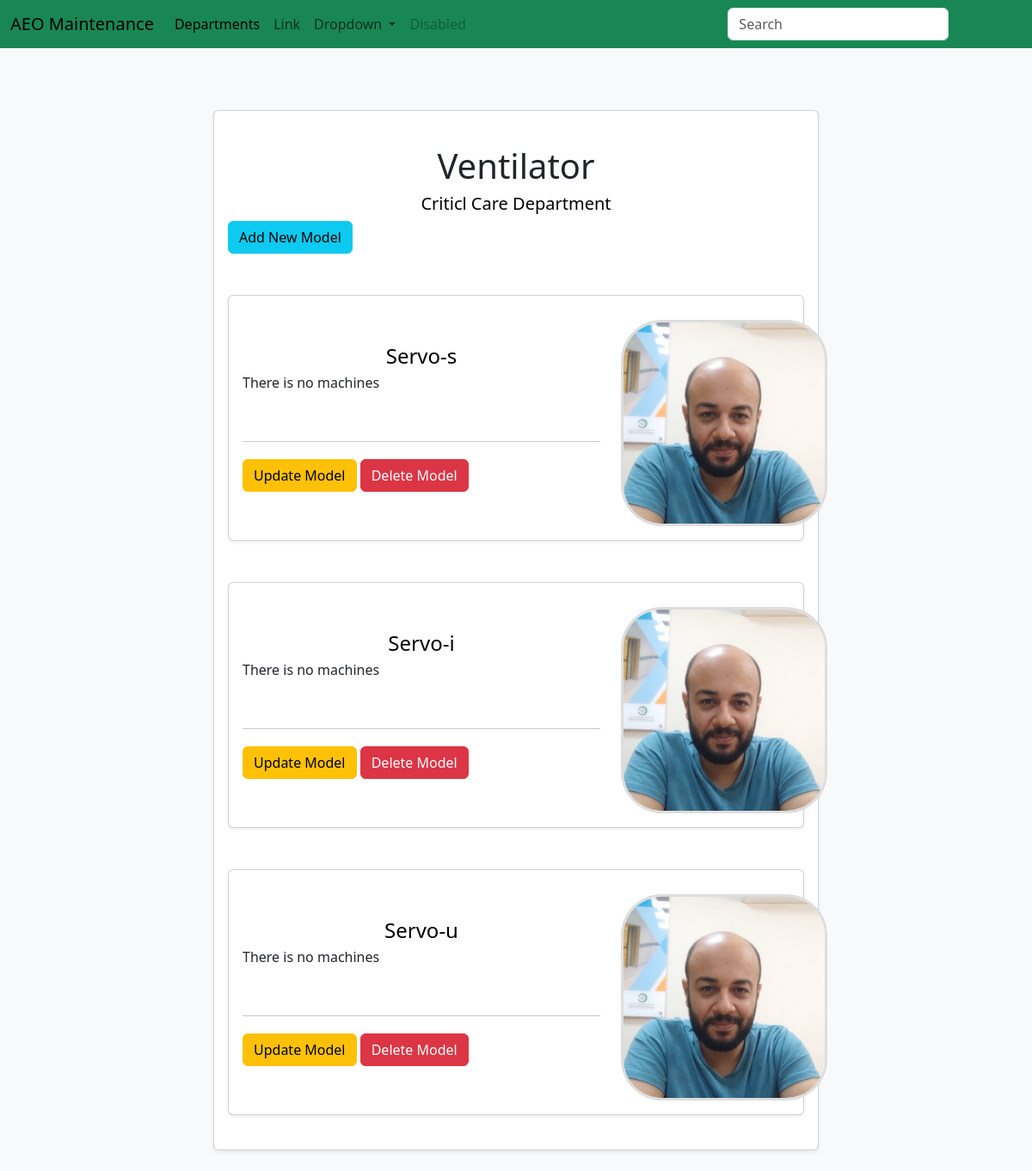
The page /devices/1/models/ on the database its author committed.
### maintenance_system/models.py (models this page shows, shortened)
class Device(db.Model):
	id = db.Column(db.Integer, primary_key=True)
	name = db.Column(db.String(80), unique=True)
	department_id = db.Column(db.Integer, db.ForeignKey('department.id'))
	models = db.relationship('Model', backref='device', lazy=True)

class Department(db.Model):
	id = db.Column(db.Integer, primary_key=True)
	name = db.Column(db.String(80), unique=True)
	members = db.relationship('User', backref='department', lazy=True)
	devices = db.relationship('Device', backref='department', lazy=True)

class Model(db.Model):
	id = db.Column(db.Integer, primary_key=True)
	name = db.Column(db.String(80), unique=True)
	manufacturer = db.Column(db.String(80))
	picture = db.Column(db.String(20), default='device_model.jpg')
	device_id = db.Column(db.Integer, db.ForeignKey('device.id'))
	machines = db.relationship('Machine', backref='model', lazy=True)

### maintenance_system/routes.py (the view)
@app.route('/devices/<int:device_id>/models/', methods=['GET'])
def models(device_id):
	form = ModelForm()
	device = Device.query.get_or_404(device_id)
	models = device.models
	return render_template('models.html', device=device, models=models, form=form)

### maintenance_system/forms.py (shortened to what this page needs)
class ModelForm(FlaskForm):
	name = StringField('Model Name', validators=[DataRequired(), Length(min=2, max=20)])
	manufacturer = StringField('Manufacturer', validators=[DataRequired(), Length(min=2, max=20)])
	submit = SubmitField('Add')

### maintenance_system/Templates/models.html (shortened to what this page needs)
{% extends "layout.html"%}
{% block content %}
<div class="row justify-content-center">
	<div class="col-lg-8 mt-4 mb-4">
		<div class="card p-3 shadow-sm">
			<div class="row">
				<div class="col-md-8 col-lg-12 mt-4 mb-4">
					<h1 class="text-center">{{ device.name }}</h1>
					<a href="{{ url_for('devices', department_id=device.department.id) }}" class="anchor-custom">
						<h5 class="text-center">{{device.department.name}} Department</h5>
					</a>
					<button type="button" class="btn btn-info btn-md" data-bs-toggle="modal"
						data-bs-target="#addNewModel">Add
						New Model</button>
				</div>
				{% for model in models %}
				<div class="col-md-8 col-lg-12 mt-4 mb-4">
					<div class="card p-3 shadow-sm">
						<div class="row align-items-center">
							<div class="col-lg-8 col-12">
								<a href="{{ url_for('machines', model_id = model.id)}}" class="anchor-custom">
									<h4 class="mb-1 text-center">{{model.name}}</h4>
								</a>
								{% if models.machines%}
								<div class="list-group">
									{% for machine in model.machines%}
									<a href="" class="list-group-item list-group-item-action">{{
										machine.serial_number }}</a>
									{% endfor%}
								</div>
								<br>
								<h5>Number of machines: {{ device.models|length }}</h5>
								{% else %}
								<p>There is no machines</p>
								{% endif%}
								<br>
								<hr>
								<div>
									<button type="button" class="btn btn-warning btn-custom mt-1" data-bs-toggle="modal"
										data-bs-target="#updateModel{{ model.id }}">Update
										Model</button>
									<button type="button" class="btn btn-danger custom-button mt-1"
										data-bs-toggle="modal" data-bs-target="#deleteModel{{ model.id }}">Delete
										Model</button>
								</div>
							</div>
							<div class="col-lg-4 text-center mt-1 mr-3">
								<img src="{{ url_for('static', filename='images/profile.jpg')}}" alt="User Photo"
									class="department-photo mt-2">
							</div>
						</div>
					</div>
				</div>
				{% endfor %}
			</div>
		</div>
	</div>
	{% endblock%}

### maintenance_system/static/css/style.css (style rules this page uses)
body { background-color: #f8f9fa; }
.department-photo { width: 240px; height: 240px; object-fit: cover; border-radius: 20%; border: 3px solid #ddd; }
.anchor-custom { text-decoration: none; color: black; cursor: pointer; transition: color 0.3s ease; }

### rows shown on the page
Device: name "Ventilator"
Department: department.name "Criticl Care"
Model: name "Servo-s"
Model: name "Servo-i"
Model: name "Servo-u"
